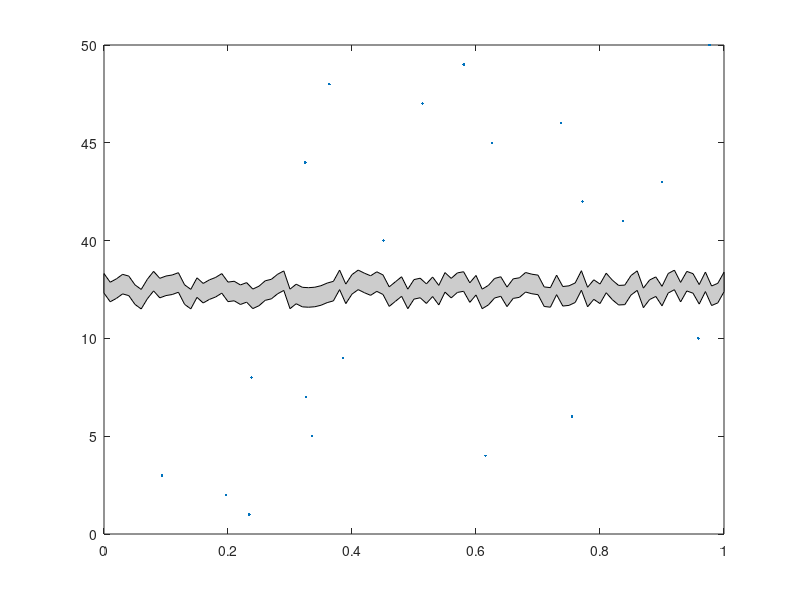

The MATLAB script that drew this image:
function h=breakplot(x,y,y_break_start,y_break_end,break_type)
% BreakPlot(x,y,y_break_start,y_break_end,break_type)
% Produces a plot who's y-axis skips to avoid unecessary blank space
% 
% INPUT
% x
% y
% y_break_start
% y_break_end
% break_type
%    if break_type='RPatch' the plot will look torn
%       in the broken space
%    if break_type='Patch' the plot will have a more
%       regular, zig-zag tear
%    if break_plot='Line' the plot will merely have
%       some hash marks on the y-axis to denote the
%       break
%
% USAGE:
% figure;
% breakplot(rand(1,21),[1:10,40:50],10,40,'Line');
% figure;
% breakplot(rand(1,21),[1:10,40:50],10,40,'Patch');
% figure;
% breakplot(rand(1,21),[1:10,40:50],10,40,'RPatch');
% figure;
% x=rand(1,21);y=[1:10,40:50];
% subplot(2,1,1);plot(x(y>=40),y(y>=40),'.');
% set(gca,'XTickLabel',[]);
% subplot(2,1,2);plot(x(y<=20),y(y<=20),'.');
%
% IT'S NOT FANCY, BUT IT WORKS.

% Michael Robbins
% robbins@bloomberg.net
% michael.robbins@bloomberg.net

% data
if nargin<5 break_type='RPatch'; end;
if nargin<4 y_break_end=40; end;
if nargin<3 y_break_start=10; end;
if nargin<2 y=[1:10,40:50]; end;
if nargin<1 x=rand(1,21); end;


y_break_mid=(y_break_end-y_break_start)./2+y_break_start;

% erase useless data
x(y>y_break_start & y <y_break_end)=[];
y(y>y_break_start & y <y_break_end)=[];

% leave room for the y_break_end
[junk,i]=min(y>=y_break_end);
if i>y_break_end
    x=[x(1:i-1) NaN x(i:end)];
    y=[y(1:i-1) y_break_mid y(i:end)];
end;

% remap
y2=y;
y2(y2>=y_break_end)=y2(y2>=y_break_end)-y_break_mid;

% plot
h=plot(x,y2,'.');

% make break
xlim=get(gca,'xlim');
ytick=get(gca,'YTick');
[junk,i]=min(ytick<=y_break_start);
y=(ytick(i)-ytick(i-1))./2+ytick(i-1);
dy=(ytick(2)-ytick(1))./10;
xtick=get(gca,'XTick');
x=xtick(1);
dx=(xtick(2)-xtick(1))./2;

switch break_type
    case 'Patch',
		% this can be vectorized
        dx=(xlim(2)-xlim(1))./10;
        yy=repmat([y-2.*dy y-dy],1,6);
        xx=xlim(1)+dx.*[0:11];
		patch([xx(:);flipud(xx(:))], ...
            [yy(:);flipud(yy(:)-2.*dy)], ...
            [.8 .8 .8])
    case 'RPatch',
		% this can be vectorized
        dx=(xlim(2)-xlim(1))./100;
        yy=y+rand(101,1).*2.*dy;
        xx=xlim(1)+dx.*(0:100);
		patch([xx(:);flipud(xx(:))], ...
            [yy(:);flipud(yy(:)-2.*dy)], ...
            [.8 .8 .8])
    case 'Line',
		line([x-dx x   ],[y-2.*dy y-dy   ]);
		line([x    x+dx],[y+dy    y+2.*dy]);
		line([x-dx x   ],[y-3.*dy y-2.*dy]);
		line([x    x+dx],[y+2.*dy y+3.*dy]);
end;
set(gca,'xlim',xlim);

% map back
ytick(ytick>y_break_start)=ytick(ytick>y_break_start)+y_break_mid;
for i=1:length(ytick)
   yticklabel{i}=sprintf('%d',ytick(i));
end;
set(gca,'yticklabel',yticklabel);

